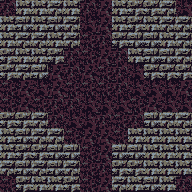

Rendered tile map (Tiled .tmx) drawn with the repository's tilesets; below, a short description and the full map source, tile grids included:
An orthogonal 12x12 tile map with 16x16 px tiles, 1 tile layer (tile) and 7 objects.

<map version="1.0" tiledversion="1.1.2" orientation="orthogonal" renderorder="right-down" width="12" height="12" tilewidth="16" tileheight="16" infinite="0" nextobjectid="62">
 <tileset firstgid="1" source="tileset.tsx" />
 <layer name="tile" width="12" height="12">
  <data encoding="csv">
6,3,3,2,3,6,7,3,4,4,2,8,
3,5,3,5,2,8,7,3,4,3,2,2,
3,2,2,3,2,9,6,4,5,5,3,2,
4,3,3,4,6,9,7,6,3,5,5,2,
4,2,5,7,6,7,9,6,8,4,4,4,
9,7,8,7,9,9,9,6,8,8,8,7,
9,7,9,6,6,8,8,8,9,7,8,8,
4,4,2,6,8,8,6,9,6,5,2,2,
3,5,2,2,9,7,7,9,3,3,3,3,
3,4,4,5,5,9,7,5,5,3,3,3,
2,5,2,5,2,9,6,4,4,3,3,3,
9,4,3,3,4,9,7,2,3,5,3,6
</data>
 </layer>
 <objectgroup name="creature">
  <object id="55" gid="254" x="96" y="48" width="16" height="16">
   <properties>
    <property name="probability" type="int" value="8" />
   </properties>
  </object>
  <object id="56" gid="254" x="16" y="112" width="16" height="16">
   <properties>
    <property name="probability" type="int" value="8" />
   </properties>
  </object>
  <object id="57" gid="250" x="128" y="112" width="16" height="16">
   <properties>
    <property name="probability" type="int" value="8" />
   </properties>
  </object>
  <object id="58" gid="250" x="64" y="96" width="16" height="16">
   <properties>
    <property name="probability" type="int" value="8" />
   </properties>
  </object>
  <object id="59" gid="247" x="80" y="144" width="16" height="16">
   <properties>
    <property name="probability" type="int" value="8" />
   </properties>
  </object>
  <object id="60" gid="247" x="160" y="96" width="16" height="16">
   <properties>
    <property name="probability" type="int" value="20" />
   </properties>
  </object>
  <object id="61" gid="252" x="112" y="80" width="16" height="16">
   <properties>
    <property name="probability" type="int" value="8" />
   </properties>
  </object>
 </objectgroup>
 <objectgroup name="furniture" />
 <objectgroup name="description" />
</map>
